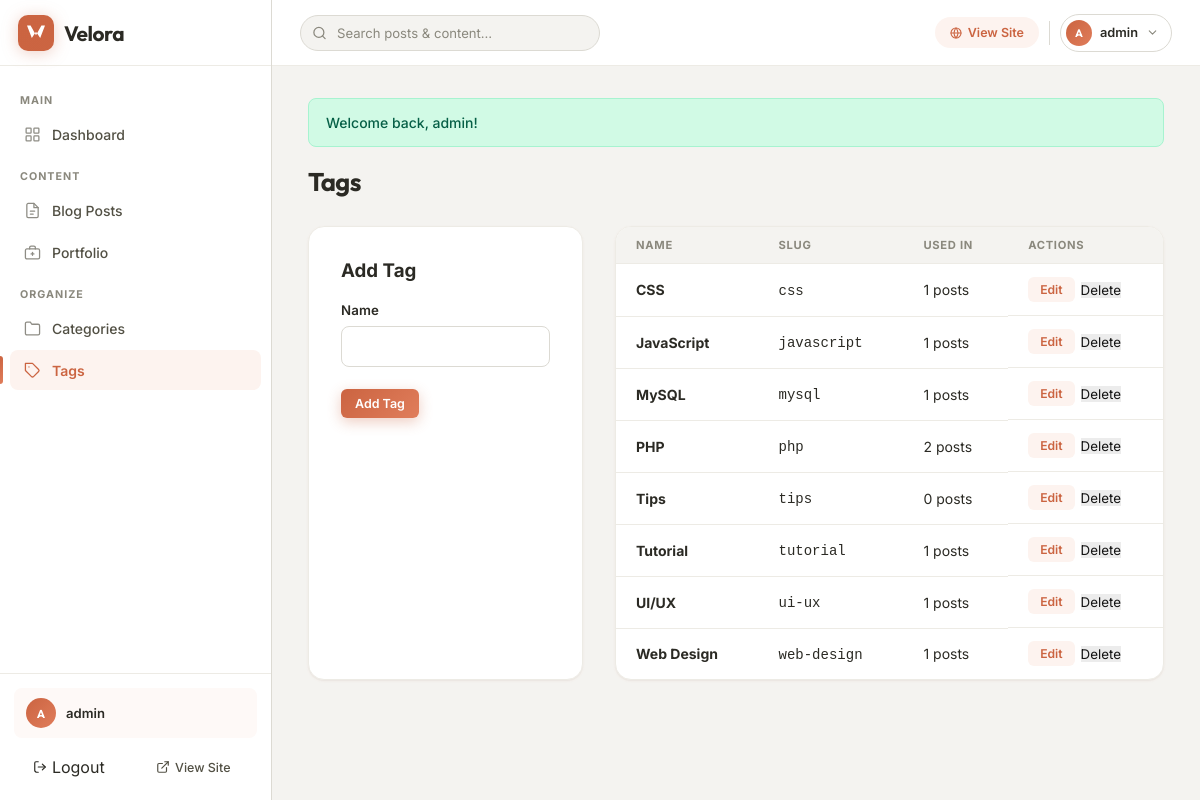
Page /admin/tags.php (signed in) on the committed database.
### tables this page shows
CREATE TABLE IF NOT EXISTS `users` (
    `id` INT UNSIGNED AUTO_INCREMENT PRIMARY KEY,
    `username` VARCHAR(50) NOT NULL UNIQUE,
    `password` VARCHAR(255) NOT NULL,
    `email` VARCHAR(100) NOT NULL UNIQUE,
    `created_at` DATETIME NOT NULL DEFAULT CURRENT_TIMESTAMP
);

CREATE TABLE IF NOT EXISTS `tags` (
    `id` INT UNSIGNED AUTO_INCREMENT PRIMARY KEY,
    `name` VARCHAR(100) NOT NULL,
    `slug` VARCHAR(120) NOT NULL UNIQUE
);

### includes/functions.php (called while the page is built, shortened)
<?php
function sanitize($str) {
    return htmlspecialchars($str, ENT_QUOTES, 'UTF-8');
}
function isLoggedIn() {
    return isset($_SESSION['user_id']);
}
function getCurrentUser($conn) {
    $stmt = mysqli_prepare($conn, "SELECT id, username, email FROM users WHERE id = ?");
    mysqli_stmt_bind_param($stmt, 'i', $_SESSION['user_id']);
    mysqli_stmt_execute($stmt);
    $result = mysqli_stmt_get_result($stmt);
    $user = mysqli_fetch_assoc($result);
    return $user;
}
function getFlash() {
    if (isset($_SESSION['flash'])) {
        $flash = $_SESSION['flash'];
        return $flash;
    }
    return null;
}

### admin/tags.php (the view, shortened to what this page needs)
<?php
require_once __DIR__ . '/includes/header.php';
$tags = mysqli_query($conn, "SELECT t.*, (SELECT COUNT(*) FROM post_tags WHERE tag_id = t.id) as usage_count FROM tags t ORDER BY name");
$editTag = null;
?>
<div class="admin-topbar"><h1>Tags</h1></div>
<div style="display:grid;grid-template-columns:1fr 2fr;gap:32px">
<div class="admin-form-wrap">
    <h3 style="margin-bottom:20px"><?= $editTag ? 'Edit Tag' : 'Add Tag' ?></h3>
    <form method="POST">
        <div class="form-group">
            <label for="name">Name</label>
            <input type="text" id="name" name="name" value="<?= sanitize($editTag['name'] ?? '') ?>" required>
        </div>
        <button type="submit" class="btn btn-primary btn-sm"><?= $editTag ? 'Update' : 'Add Tag' ?></button>
    </form>
</div>
<div class="admin-table-wrap">
    <table class="admin-table">
        <thead><tr><th>Name</th><th>Slug</th><th>Used In</th><th>Actions</th></tr></thead>
        <tbody>
        <?php while ($tag = mysqli_fetch_assoc($tags)): ?>
        <tr>
            <td><strong><?= sanitize($tag['name']) ?></strong></td>
            <td><code><?= sanitize($tag['slug']) ?></code></td>
            <td><?= $tag['usage_count'] ?> posts</td>
            <td class="actions">
                <a href="<?= ADMIN_URL ?>/tags.php?edit=<?= $tag['id'] ?>" class="edit-btn">Edit</a>
                <form method="POST" class="confirm-delete" style="display:inline">
                    <button type="submit" class="del-btn" style="border:none;cursor:pointer;font-family:var(--font)">Delete</button>
                </form>
            </td>
        </tr>
        <?php endwhile; ?>
        </tbody>
    </table>
</div>
</div>
<?php require_once __DIR__ . '/includes/footer.php'; ?>

### admin/includes/header.php (shortened to what this page needs)
<?php require_once __DIR__ . '/auth_check.php'; $currentUser = getCurrentUser($conn); ?>
<!DOCTYPE html>
<html lang="en">
<head>
    <link rel="stylesheet" href="<?= SITE_URL ?>/public/css/admin.css">
</head>
<body class="admin-body">
<aside class="admin-sidebar" id="adminSidebar">
    <div class="sidebar-brand">
        <a href="<?= ADMIN_URL ?>/index.php" class="brand-link">
            <div class="brand-logo">
            </div>
            <span class="brand-name">Velora</span>
        </a>
    </div>
    <nav class="sidebar-nav">
        <div class="sidebar-section">Main</div>
        <a href="<?= ADMIN_URL ?>/index.php" class="<?= basename($_SERVER['PHP_SELF']) === 'index.php' && strpos($_SERVER['PHP_SELF'], '/admin/posts/') === false && strpos($_SERVER['PHP_SELF'], '/admin/portfolio/') === false ? 'active' : '' ?>">
            <span class="nav-icon">
                <svg viewBox="0 0 24 24"><rect x="3" y="3" width="7" height="7" rx="1"/><rect x="14" y="3" width="7" height="7" rx="1"/><rect x="3" y="14" width="7" height="7" rx="1"/><rect x="14" y="14" width="7" height="7" rx="1"/></svg>
            </span>
            Dashboard
        </a>
        <div class="sidebar-section">Content</div>
        <a href="<?= ADMIN_URL ?>/posts/" class="<?= strpos($_SERVER['PHP_SELF'], '/admin/posts/') !== false ? 'active' : '' ?>">
            <span class="nav-icon">
                <svg viewBox="0 0 24 24"><path d="M14 2H6a2 2 0 00-2 2v16a2 2 0 002 2h12a2 2 0 002-2V8L14 2z"/><polyline points="14 2 14 8 20 8"/><line x1="9" y1="13" x2="15" y2="13"/><line x1="9" y1="17" x2="13" y2="17"/></svg>
            </span>
            Blog Posts
        </a>
        <a href="<?= ADMIN_URL ?>/portfolio/" class="<?= strpos($_SERVER['PHP_SELF'], '/admin/portfolio/') !== false ? 'active' : '' ?>">
            <span class="nav-icon">
                <svg viewBox="0 0 24 24"><rect x="2" y="7" width="20" height="14" rx="2"/><path d="M16 7V5a2 2 0 00-2-2h-4a2 2 0 00-2 2v2"/><line x1="12" y1="12" x2="12" y2="16"/><line x1="10" y1="14" x2="14" y2="14"/></svg>
            </span>
            Portfolio
        </a>
        <div class="sidebar-section">Organize</div>
        <a href="<?= ADMIN_URL ?>/categories.php" class="<?= basename($_SERVER['PHP_SELF']) === 'categories.php' ? 'active' : '' ?>">
            <span class="nav-icon">
                <svg viewBox="0 0 24 24"><path d="M22 19a2 2 0 01-2 2H4a2 2 0 01-2-2V5a2 2 0 012-2h5l2 3h9a2 2 0 012 2z"/></svg>
            </span>
            Categories
        </a>
        <a href="<?= ADMIN_URL ?>/tags.php" class="<?= basename($_SERVER['PHP_SELF']) === 'tags.php' ? 'active' : '' ?>">
            <span class="nav-icon">
                <svg viewBox="0 0 24 24"><path d="M20.59 13.41l-7.17 7.17a2 2 0 01-2.83 0L2 12V2h10l8.59 8.59a2 2 0 010 2.82z"/><line x1="7" y1="7" x2="7.01" y2="7"/></svg>
            </span>
            Tags
        </a>
    </nav>
    <div class="sidebar-footer">
        <div class="sidebar-user">
            <div class="sidebar-avatar"><?= strtoupper(substr($currentUser['username'] ?? 'A', 0, 1)) ?></div>
            <span class="sidebar-username"><?= sanitize($currentUser['username'] ?? 'Admin') ?></span>
        </div>
        <div class="sidebar-footer-links">
            <form method="POST" action="<?= ADMIN_URL ?>/logout.php" style="flex: 1; display: flex; margin: 0; padding: 0;">
                <button type="submit" class="logout-link" title="Logout" style="flex: 1; border: none; background: transparent; font-family: inherit; font-size: inherit; color: inherit; display: flex; align-items: center; justify-content: center; gap: 5px; cursor: pointer; padding: 8px; border-radius: var(--v-radius-sm); border: 1px solid transparent; transition: all var(--v-transition);">
                    <svg viewBox="0 0 24 24"><path d="M9 21H5a2 2 0 00-2-2V5a2 2 0 012-2h4"/><polyline points="16 17 21 12 16 7"/><line x1="21" y1="12" x2="9" y2="12"/></svg>
                    Logout
                </button>
            </form>
            <a href="<?= SITE_URL ?>/" target="_blank" title="View Site">
                <svg viewBox="0 0 24 24"><path d="M18 13v6a2 2 0 01-2 2H5a2 2 0 01-2-2V8a2 2 0 012-2h6"/><polyline points="15 3 21 3 21 9"/><line x1="10" y1="14" x2="21" y2="3"/></svg>
                View Site
            </a>
        </div>
    </div>
</aside>
<header class="velora-topbar">
    <div class="topbar-left">
        <form class="topbar-search" action="<?= SITE_URL ?>/search.php" method="GET" role="search">
            <input type="text" name="q" placeholder="Search posts &amp; content…" autocomplete="off">
        </form>
    </div>
    <div class="topbar-right">
        <a href="<?= SITE_URL ?>/" class="topbar-site-link" target="_blank" rel="noopener">
            <svg viewBox="0 0 24 24"><circle cx="12" cy="12" r="10"/><line x1="2" y1="12" x2="22" y2="12"/><path d="M12 2a15.3 15.3 0 014 10 15.3 15.3 0 01-4 10 15.3 15.3 0 01-4-10 15.3 15.3 0 014-10z"/></svg>
            <span>View Site</span>
        </a>
        <div class="topbar-user">
            <div class="topbar-avatar"><?= strtoupper(substr($currentUser['username'] ?? 'A', 0, 1)) ?></div>
            <span class="topbar-username"><?= sanitize($currentUser['username'] ?? 'Admin') ?></span>
            <svg class="topbar-chevron" viewBox="0 0 24 24"><polyline points="6 9 12 15 18 9"/></svg>
        </div>
    </div>
</header>
<main class="admin-main">
<?php $flash = getFlash(); if ($flash): ?>
    <div class="alert alert-<?= $flash['type'] ?>"><?= sanitize($flash['message']) ?></div>
<?php endif; ?>

### rows in the picture
users: username "A", username "admin"
tags: name "CSS", slug "css", usage_count "1"
tags: name "JavaScript", slug "javascript", usage_count "1"
tags: name "MySQL", slug "mysql", usage_count "1"
tags: name "PHP", slug "php", usage_count "2"
tags: name "Tips", slug "tips", usage_count "0"
tags: name "Tutorial", slug "tutorial", usage_count "1"
tags: name "UI/UX", slug "ui-ux", usage_count "1"
tags: name "Web Design", slug "web-design", usage_count "1"

### other values in the picture
$flash['message'] "Welcome back, admin!"
